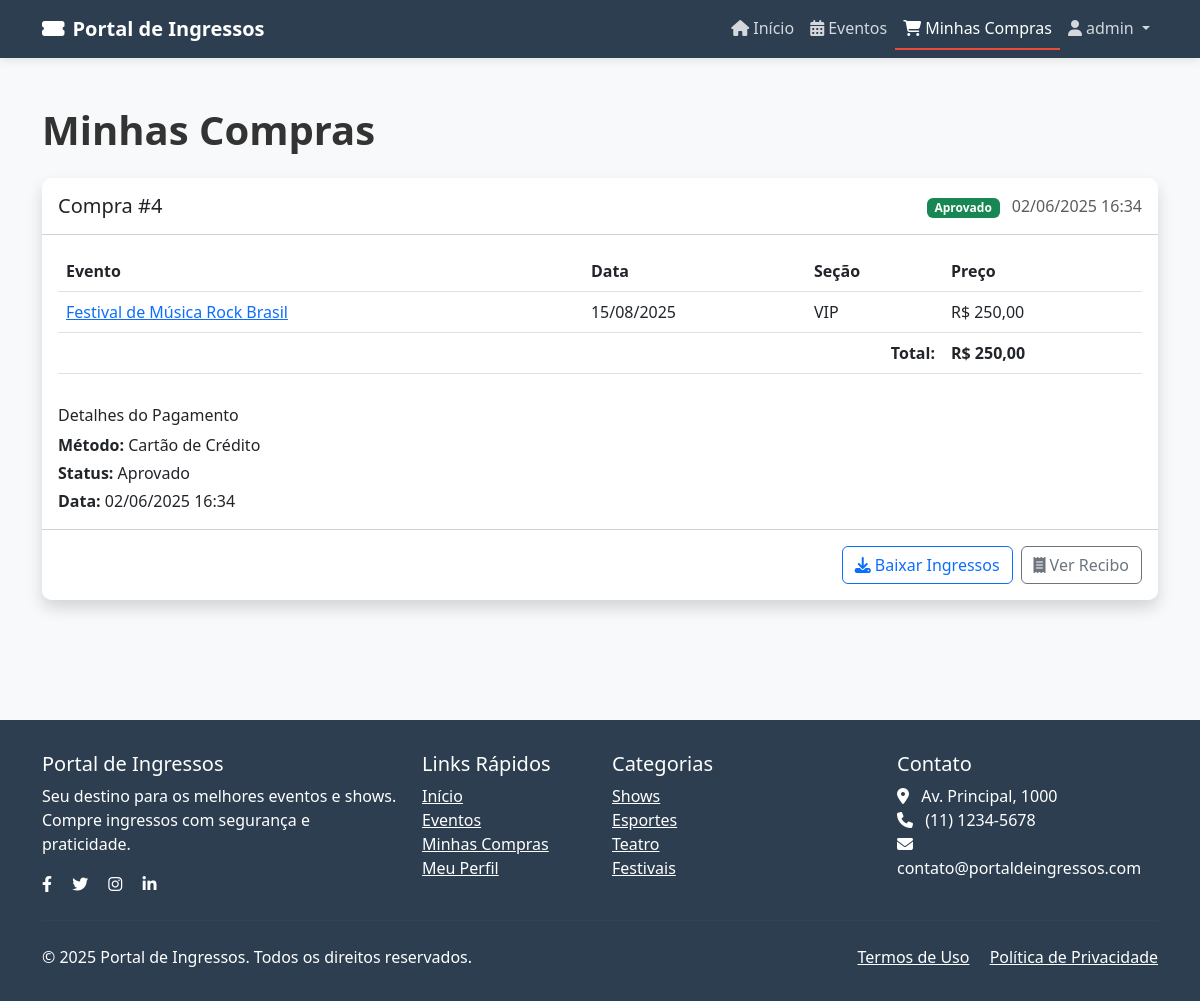
/minhas-compras/ (signed in), run on an earlier commit of the app's database.
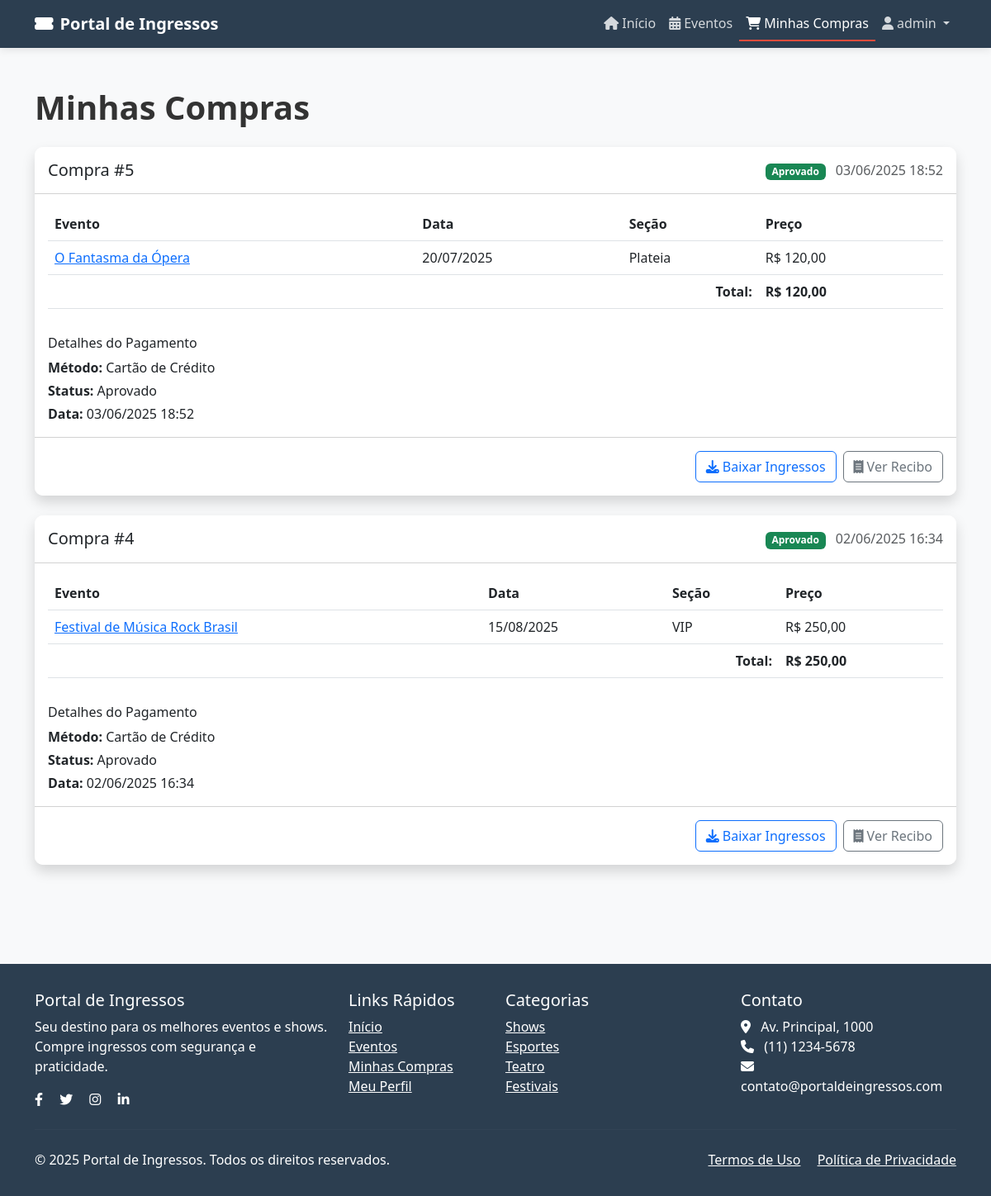
And on a later commit of the database.
### symple/models.py (models this page shows, shortened)
class Compra(models.Model):
    data_compra = models.DateTimeField(default=timezone.now)
    cliente = models.ForeignKey(Cliente, related_name='compras', on_delete=models.CASCADE)
    ingressos = models.ManyToManyField(Ingresso, related_name='compras')
    def total(self):
        return sum(ingresso.preco for ingresso in self.ingressos.all())

class Pagamento(models.Model):
    METODO_CHOICES = [
        ('cartao_credito', 'Cartão de Crédito'),
        ('cartao_debito', 'Cartão de Débito'),
        ('pix', 'PIX'),
        ('boleto', 'Boleto Bancário'),
    ]
    STATUS_CHOICES = [
        ('pendente', 'Pendente'),
        ('aprovado', 'Aprovado'),
        ('recusado', 'Recusado'),
        ('cancelado', 'Cancelado'),
    ]
    metodo = models.CharField(max_length=50, choices=METODO_CHOICES)
    status = models.CharField(max_length=50, choices=STATUS_CHOICES, default='pendente')
    compra = models.OneToOneField(Compra, related_name='pagamento', on_delete=models.CASCADE)
    data_pagamento = models.DateTimeField(auto_now_add=True)

class Ingresso(models.Model):
    preco = models.DecimalField(max_digits=10, decimal_places=2)
    secao = models.CharField(max_length=100)
    evento = models.ForeignKey(Evento, related_name='ingressos', on_delete=models.CASCADE)

class Evento(models.Model):
    nome = models.CharField(max_length=255)
    data = models.DateField()
    local = models.CharField(max_length=255)
    capacidade = models.PositiveIntegerField()
    descricao = models.TextField(blank=True, null=True)
    imagem = models.ImageField(upload_to='eventos/', blank=True, null=True)

### symple/views.py (the view)
# urls.py: path('minhas-compras/', views.minhas_compras, name='minhas_compras'),
@login_required
def minhas_compras(request):
    try:
        cliente = request.user.cliente
        compras = cliente.compras.all().order_by('-data_compra')
    except:
        compras = []
    return render(request, "symple/minhas_compras.html", {
        'compras': compras
    })

### symple/templates/symple/minhas_compras.html (shortened to what this page needs)
{% extends 'symple/base.html' %}
{% block content %}
<section class="container py-5">
    <h1 class="fw-bold mb-4">Minhas Compras</h1>
    {% if compras %}
    <div class="row">
        {% for compra in compras %}
        <div class="col-lg-12 mb-4">
            <div class="card border-0 shadow">
                <div class="card-header bg-white py-3">
                    <div class="d-flex justify-content-between align-items-center">
                        <h5 class="mb-0">Compra #{{ compra.id }}</h5>
                        <div>
                            <span class="badge {% if compra.pagamento.status == 'aprovado' %}bg-success{% elif compra.pagamento.status == 'pendente' %}bg-warning{% else %}bg-danger{% endif %}">
                                {{ compra.pagamento.get_status_display }}
                            </span>
                            <span class="ms-2 text-muted">{{ compra.data_compra|date:"d/m/Y H:i" }}</span>
                        </div>
                    </div>
                </div>
                <div class="card-body">
                    <div class="table-responsive">
                        <table class="table">
                            <thead>
                                <tr>
                                    <th>Evento</th>
                                    <th>Data</th>
                                    <th>Seção</th>
                                    <th>Preço</th>
                                </tr>
                            </thead>
                            <tbody>
                                {% for ingresso in compra.ingressos.all %}
                                <tr>
                                    <td>
                                        <a href="{% url 'detalhe_evento' ingresso.evento.id %}">
                                            {{ ingresso.evento.nome }}
                                        </a>
                                    </td>
                                    <td>{{ ingresso.evento.data|date:"d/m/Y" }}</td>
                                    <td>{{ ingresso.secao }}</td>
                                    <td>R$ {{ ingresso.preco }}</td>
                                </tr>
                                {% endfor %}
                            </tbody>
                            <tfoot>
                                <tr>
                                    <th colspan="3" class="text-end">Total:</th>
                                    <th>R$ {{ compra.total }}</th>
                                </tr>
                            </tfoot>
                        </table>
                    </div>
                    <div class="mt-3">
                        <h6>Detalhes do Pagamento</h6>
                        <p class="mb-1"><strong>Método:</strong> {{ compra.pagamento.get_metodo_display }}</p>
                        <p class="mb-1"><strong>Status:</strong> {{ compra.pagamento.get_status_display }}</p>
                        <p class="mb-0"><strong>Data:</strong> {{ compra.pagamento.data_pagamento|date:"d/m/Y H:i" }}</p>
                    </div>
                </div>
                <div class="card-footer bg-white py-3">
                    <div class="d-flex justify-content-end">
                        <a href="#" class="btn btn-outline-primary me-2">
                            <i class="fas fa-download me-1"></i>Baixar Ingressos
                        </a>
                        <a href="#" class="btn btn-outline-secondary">
                            <i class="fas fa-receipt me-1"></i>Ver Recibo
                        </a>
                    </div>
                </div>
            </div>
        </div>
        {% endfor %}
    </div>
    {% endif %}
</section>
{% endblock %}

### symple/templates/symple/base.html (shortened to what this page needs)
{% load static %}
<!DOCTYPE html>
<html lang="pt-br">
<head>
    <link href="https://cdn.jsdelivr.net/npm/bootstrap@5.3.0/dist/css/bootstrap.min.css" rel="stylesheet">
    <link rel="stylesheet" href="https://cdnjs.cloudflare.com/ajax/libs/font-awesome/6.4.0/css/all.min.css">
</head>
<body>
    <nav class="navbar navbar-expand-lg navbar-dark sticky-top">
        <div class="container">
            <a class="navbar-brand" href="{% url 'home' %}">
                <i class="fas fa-ticket-alt me-2"></i>Portal de Ingressos
            </a>
            <div class="collapse navbar-collapse" id="navbarNav">
                <ul class="navbar-nav ms-auto">
                    <li class="nav-item">
                        <a class="nav-link {% if request.path == '/' %}active{% endif %}" href="{% url 'home' %}">
                            <i class="fas fa-home me-1"></i>Início
                        </a>
                    </li>
                    <li class="nav-item">
                        <a class="nav-link {% if '/eventos/' in request.path %}active{% endif %}" href="{% url 'lista_eventos' %}">
                            <i class="fas fa-calendar-alt me-1"></i>Eventos
                        </a>
                    </li>
                    {% if user.is_authenticated %}
                    <li class="nav-item">
                        <a class="nav-link {% if '/minhas-compras/' in request.path %}active{% endif %}" href="{% url 'minhas_compras' %}">
                            <i class="fas fa-shopping-cart me-1"></i>Minhas Compras
                        </a>
                    </li>
                    <li class="nav-item dropdown">
                        <a class="nav-link dropdown-toggle" href="#" id="navbarDropdown" role="button" data-bs-toggle="dropdown" aria-expanded="false">
                            <i class="fas fa-user me-1"></i>{{ user.username }}
                        </a>
                    </li>
                    {% else %}
                    <li class="nav-item">
                        <a class="btn btn-primary" href="{% url 'login' %}">
                            <i class="fas fa-sign-in-alt me-1"></i>Entrar
                        </a>
                    </li>
                    {% endif %}
                </ul>
            </div>
        </div>
    </nav>
    <main>
        {% block content %}{% endblock %}
    </main>
    <footer class="footer">
        <div class="container">
            <div class="row">
                <div class="col-md-4 mb-4 mb-md-0">
                    <h5>Portal de Ingressos</h5>
                    <p>Seu destino para os melhores eventos e shows. Compre ingressos com segurança e praticidade.</p>
                    <div class="mt-3">
                        <a href="#" class="text-white me-3"><i class="fab fa-facebook-f"></i></a>
                        <a href="#" class="text-white me-3"><i class="fab fa-twitter"></i></a>
                        <a href="#" class="text-white me-3"><i class="fab fa-instagram"></i></a>
                        <a href="#" class="text-white"><i class="fab fa-linkedin-in"></i></a>
                    </div>
                </div>
                <div class="col-md-2 mb-4 mb-md-0">
                    <h5>Links Rápidos</h5>
                    <ul class="list-unstyled">
                        <li><a href="{% url 'home' %}" class="text-white">Início</a></li>
                        <li><a href="{% url 'lista_eventos' %}" class="text-white">Eventos</a></li>
                        {% if user.is_authenticated %}
                        <li><a href="{% url 'minhas_compras' %}" class="text-white">Minhas Compras</a></li>
                        <li><a href="{% url 'perfil_cliente' %}" class="text-white">Meu Perfil</a></li>
                        {% else %}
                        <li><a href="{% url 'login' %}" class="text-white">Entrar</a></li>
                        {% endif %}
                    </ul>
                </div>
                <div class="col-md-3 mb-4 mb-md-0">
                    <h5>Categorias</h5>
                    <ul class="list-unstyled">
                        <li><a href="#" class="text-white">Shows</a></li>
                        <li><a href="#" class="text-white">Esportes</a></li>
                        <li><a href="#" class="text-white">Teatro</a></li>
                        <li><a href="#" class="text-white">Festivais</a></li>
                    </ul>
                </div>
                <div class="col-md-3">
                    <h5>Contato</h5>
                    <ul class="list-unstyled">
                        <li><i class="fas fa-map-marker-alt me-2"></i> Av. Principal, 1000</li>
                        <li><i class="fas fa-phone me-2"></i> (11) 1234-5678</li>
                        <li><i class="fas fa-envelope me-2"></i> contato@portaldeingressos.com</li>
                    </ul>
                </div>
            </div>
            <hr class="mt-4 mb-4" style="border-color: rgba(255,255,255,0.1);">
            <div class="row">
                <div class="col-md-6 text-center text-md-start">
                    <p class="mb-0">&copy; 2025 Portal de Ingressos. Todos os direitos reservados.</p>
                </div>
                <div class="col-md-6 text-center text-md-end">
                    <a href="#" class="text-white me-3">Termos de Uso</a>
                    <a href="#" class="text-white">Política de Privacidade</a>
                </div>
            </div>
        </div>
    </footer>
</body>
</html>

### symple/templates/symple/base.html (style rules this page uses)
:root { --primary-color: #3498db; --secondary-color: #2c3e50; --accent-color: #e74c3c; --light-color: #ecf0f1; --dark-color: #2c3e50; }
body { font-family: 'Segoe UI', Tahoma, Geneva, Verdana, sans-serif; background-color: #f8f9fa; color: #333; }
.navbar { background-color: var(--secondary-color); box-shadow: 0 2px 10px rgba(0, 0, 0, 0.1); }
.navbar-brand { font-weight: 700; color: white !important; }
.nav-link { color: rgba(255, 255, 255, 0.8) !important; font-weight: 500; transition: all 0.3s; }
.nav-link.active { color: white !important; border-bottom: 2px solid var(--accent-color); }
.card { border-radius: 10px; overflow: hidden; box-shadow: 0 4px 15px rgba(0, 0, 0, 0.1); transition: transform 0.3s; }
.footer { background-color: var(--secondary-color); color: white; padding: 2rem 0; margin-top: 3rem; }

What changed in the data, as far as the page shows it:
added Compra: id "5", pagamento.status "Aprovado", data_compra "03/06/2025 18:52", total "120,00", pagamento.metodo "Cartão de Crédito", pagamento.data_pagamento "03/06/2025 18:52"
now on this page (row unchanged): Ingresso: evento.nome "O Fantasma da Ópera", evento.data "20/07/2025", secao "Plateia", preco "120,00", shown under "5"
